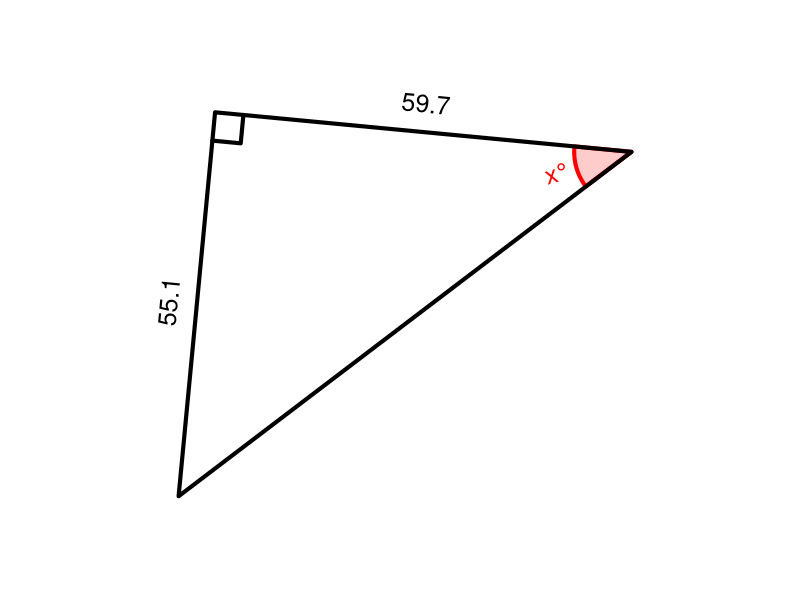

Here is the R script that generated this plot:
## ---- chunk 1
qt = 9 #sample(1:12,1)
cex = 1.5
lwd = 4
# al,ol,hl,th
while(T){
    deg = runif(1,15,79)
    th = deg/180*pi
    hl = runif(1,10,100)
    ol = hl*sin(th)
    al = hl*cos(th)
    if(ol>11 && al>11 && hl<99){break}
}
if(qt==1){ #ol=hl*sin(th)
    hyp = signif(hl,3)
    ang = signif(deg,3)
    labs = c("","x",sprintf("%.1f",hyp),sprintf("%.1f°",ang)) #a,o,h,t
    ans = signif(hyp*sin(ang/180*pi),3)
    ansstr = sprintf("%.1f",ans)
    atag = paste0("$$\\sin(",ang,")=\\frac{x}{",hyp,"}$$\n$$x=",hyp,"\\cdot\\sin(",ang,")$$\n\n $$x=",ans,"$$")
}
if(qt==2){ #hl=ol/sin(th)
    opp = signif(ol,3)
    ang = signif(deg,3)
    labs = c("",sprintf("%.1f",opp),"x",sprintf("%.1f°",ang)) #a,o,h,t
    ans = signif(opp/sin(ang/180*pi),3)
    ansstr = sprintf("%.1f",ans)
    atag = paste0("$$\\sin(",ang,")=\\frac{",opp,"}{x}$$\n$$x=\\frac{",opp,"}{\\sin(",ang,")}$$\n\n $$x=",ans,"$$")
}
if(qt==3){ #th=asin(ol/hl)
    opp = signif(ol,3)
    hyp = signif(hl,3)
    labs = c("",sprintf("%.1f",opp),sprintf("%.1f",hyp),"x°") #a,o,h,t
    ans = signif(asin(opp/hyp)/pi*180,3)
    ansstr = sprintf("%.1f",ans)
    atag = paste0("$$\\sin(x)=\\frac{",opp,"}{",hyp,"}$$\n$$x=\\arcsin\\left(\\frac{",opp,"}{",hyp,"}\\right)$$\n\n $$x=",ans,"$$")
}
if(qt==4){ #al=hl*cos(th)
    hyp = signif(hl,3)
    ang = signif(deg,3)
    labs = c("x","",sprintf("%.1f",hyp),sprintf("%.1f°",ang)) #a,o,h,t
    ans = signif(hyp*cos(ang/180*pi),3)
    ansstr = sprintf("%.1f",ans)
    atag = paste0("$$\\cos(",ang,")=\\frac{x}{",hyp,"}$$\n$$x=",hyp,"\\cdot\\cos(",ang,")$$\n\n $$x=",ans,"$$")
}
if(qt==5){ #hl=al/cos(th)
    adj = signif(al,3)
    ang = signif(deg,3)
    labs = c(sprintf("%.1f",adj),"","x",sprintf("%.1f°",ang)) #a,o,h,t
    ans = signif(adj/cos(ang/180*pi),3)
    ansstr = sprintf("%.1f",ans)
    atag = paste0("$$\\cos(",ang,")=\\frac{",adj,"}{x}$$\n$$x=\\frac{",adj,"}{\\cos(",ang,")}$$\n\n $$x=",ans,"$$")
}
if(qt==6){ #th=acos(al/hl)
    adj = signif(al,3)
    hyp = signif(hl,3)
    labs = c(sprintf("%.1f",adj),"",sprintf("%.1f",hyp),"x°") #a,o,h,t
    ans = signif(acos(adj/hyp)/pi*180,3)
    ansstr = sprintf("%.1f",ans)
    atag = paste0("$$\\cos(x)=\\frac{",adj,"}{",hyp,"}$$\n$$x=\\arccos\\left(\\frac{",adj,"}{",hyp,"}\\right)$$\n\n $$x=",ans,"$$")
}
if(qt==7){ #ol=al*tan(th)
    adj = signif(al,3)
    ang = signif(deg,3)
    labs = c(sprintf("%.1f",adj),"x","",sprintf("%.1f°",ang)) #a,o,h,t
    ans = signif(adj*tan(ang/180*pi),3)
    ansstr = sprintf("%.1f",ans)
    atag = paste0("$$\\tan(",ang,")=\\frac{x}{",adj,"}$$\n$$x=",adj,"\\cdot\\tan(",ang,")$$\n\n $$x=",ans,"$$")
}
if(qt==8){ #al=ol/tan(th)
    opp = signif(ol,3)
    ang = signif(deg,3)
    labs = c("x",sprintf("%.1f",opp),"",sprintf("%.1f°",ang)) #a,o,h,t
    ans = signif(opp/tan(ang/180*pi),3)
    ansstr = sprintf("%.1f",ans)
    atag = paste0("$$\\tan(",ang,")=\\frac{",opp,"}{x}$$\n$$x=\\frac{",opp,"}{\\tan(",ang,")}$$\n\n $$x=",ans,"$$")
}
if(qt==9){ #th=atan(ol/al)
    opp = signif(ol,3)
    adj = signif(al,3)
    labs = c(sprintf("%.1f",adj),sprintf("%.1f",opp),"","x°") #a,o,h,t
    ans = signif(atan(opp/adj)/pi*180,3)
    ansstr = sprintf("%.1f",ans)
    atag = paste0("$$\\tan(x)=\\frac{",opp,"}{",adj,"}$$\n$$x=\\arctan\\left(\\frac{",opp,"}{",adj,"}\\right)$$\n\n $$x=",ans,"$$")
}
if(qt==10){
    opp = signif(ol,3)
    adj = signif(al,3)
    labs = c(sprintf("%.1f",adj),sprintf("%.1f",opp),"x","") #a,o,h,t
    ansstr = sprintf("%.1f",signif(sqrt(opp^2+adj^2),3))
    ans = signif(sqrt(opp^2+adj^2),3)
    atag = paste0("$$",opp,"^2+",adj,"^2=x^2$$\n$$x=\\sqrt{",opp^2,"+",adj^2,"}$$\n\n $$x=",ans,"$$")
}
if(qt==11){
    opp = signif(ol,3)
    hyp = signif(hl,3)
    labs = c("x",sprintf("%.1f",opp),sprintf("%.1f",hyp),"") #a,o,h,t
    ansstr = sprintf("%.1f",signif(sqrt(hyp^2-opp^2),3))
    ans = signif(sqrt(hyp^2-opp^2),3)
    atag = paste0("$$",opp,"^2+x^2=",hyp,"^2$$\n$$x=\\sqrt{",hyp^2,"-",opp^2,"}$$\n\n $$x=",ans,"$$")
}
if(qt==12){
    adj = signif(al,3)
    hyp = signif(hl,3)
    labs = c(sprintf("%.1f",adj),"x",sprintf("%.1f",hyp),"") #a,o,h,t
    ansstr = sprintf("%.1f",signif(sqrt(hyp^2-adj^2),3))
    ans = signif(sqrt(hyp^2-adj^2),3)
    atag = paste0("$$x^2+",adj,"^2=",hyp,"^2$$\n$$x=\\sqrt{",hyp^2,"-",adj^2,"}$$\n\n $$x=",ans,"$$")
}
hstr = labs[3]
astr = labs[1]
ostr = labs[2]
angstr = labs[4]


## ---- chunk 2
par(mar=c(0,0,0,0),pty="s")
refl = sample(c(T,F),1)
bmp = 0.05
xs = c(0,cos(th),cos(th))
ys = c(0,0,sin(th))
xlo = cos(th)+bmp
ylo = sin(th)/2
srto = 90
xla = cos(th)/2
yla = -bmp
srta = 0
xlh = cos(th)/2+bmp*cos(th+pi/2)
ylh = sin(th)/2+bmp*sin(th+pi/2)
srth = th/pi*180
xang = 1.5*bmp*cos(seq(0,th,pi/360))/th
yang = 1.5*bmp*sin(seq(0,th,pi/360))/th
xlang = 1.5*bmp*cos(th/2)/th+bmp/3*cos(th/2)
ylang = 1.5*bmp*sin(th/2)/th+bmp/3*sin(th/2)
srtang = th/2/pi*180
xsq = c(cos(th)-bmp,cos(th)-bmp,cos(th))
ysq = c(0,bmp,bmp)
if(refl){
    xs = -xs
    xlo = -xlo
    srto = -90
    xla = -xla
    srta = 0
    xlh = -xlh
    srth = -th/pi*180
    xang = -xang
    xlang = -xlang
    srtang = -th/2/pi*180
    xsq = -xsq
}
rotang = runif(1,0,2*pi)
xs2 = xs*cos(rotang)-ys*sin(rotang)
ys2 = xs*sin(rotang)+ys*cos(rotang)
xlo2 = xlo*cos(rotang)-ylo*sin(rotang)
ylo2 = xlo*sin(rotang)+ylo*cos(rotang)
srto2 = (srto+rotang/pi*180+90)%%180-90
xla2 = xla*cos(rotang)-yla*sin(rotang)
yla2 = xla*sin(rotang)+yla*cos(rotang)
srta2 = (srta+rotang/pi*180+90)%%180-90
xlh2 = xlh*cos(rotang)-ylh*sin(rotang)
ylh2 = xlh*sin(rotang)+ylh*cos(rotang)
srth2 = (srth+rotang/pi*180+90)%%180-90
srtang2 = (srtang+rotang/pi*180+90)%%180-90
xang2 = xang*cos(rotang)-yang*sin(rotang)
yang2 = xang*sin(rotang)+yang*cos(rotang)
xlang2 = xlang*cos(rotang)-ylang*sin(rotang)
ylang2 = xlang*sin(rotang)+ylang*cos(rotang)
xsq2 = xsq*cos(rotang)-ysq*sin(rotang)
ysq2 = xsq*sin(rotang)+ysq*cos(rotang)
xxx = c(xs2,xlo2,xla2,xlh2,xlang2)
yyy = c(ys2,ylo2,yla2,ylh2,ylang2)
widx = (max(xxx)-min(xxx))/2
widy = (max(yyy)-min(yyy))/2
midx = (max(xxx)+min(xxx))/2
midy = (max(yyy)+min(yyy))/2
wid = max(c(widx,widy))
plot(0,0,"n",xlim=c(midx-wid*1.2,midx+wid*1.2),ylim=c(midy-wid*1.2,midy+wid*1.2),axes=F,ann=F)
angadj = (xlang2<0)*1
if(angstr!=""){
    polygon(c(0,xang2),c(0,yang2),border="red",col=rgb(1,0,0,0.2),lwd=lwd)
    text(xlang2,ylang2,angstr,srt=srtang2,col="red",cex=cex,adj=angadj)
}
polygon(xs2,ys2,lwd=lwd)
lines(xsq2,ysq2,lwd=lwd)
text(xlo2,ylo2,ostr,srt=srto2,cex=cex)
text(xla2,yla2,astr,srt=srta2,cex=cex)
text(xlh2,ylh2,hstr,srt=srth2,cex=cex)
# alist = paste0(alist,ansstr,"\n",collapse="")
